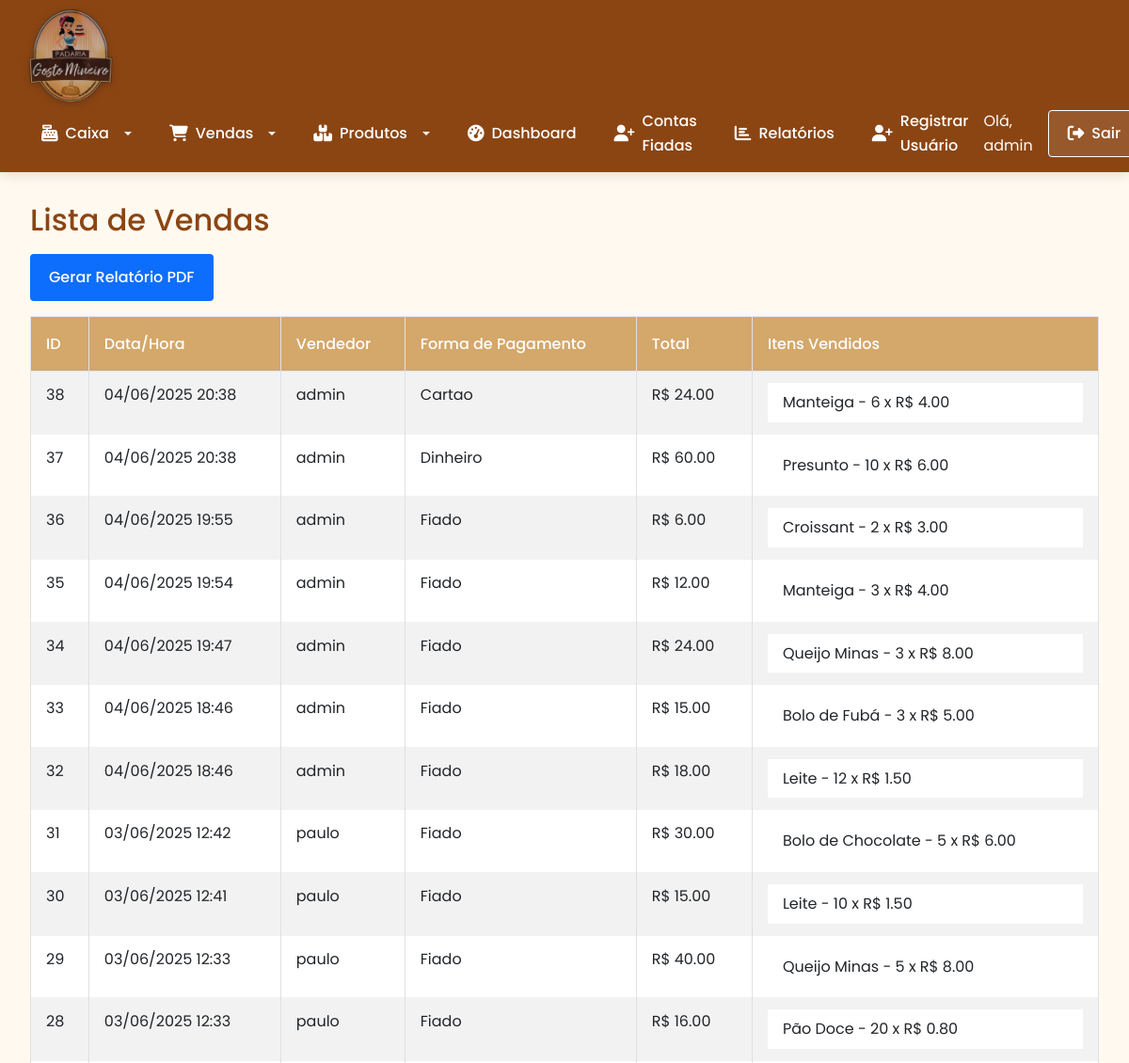
Before: /listar_vendas (signed in, upper part) with the older database file.
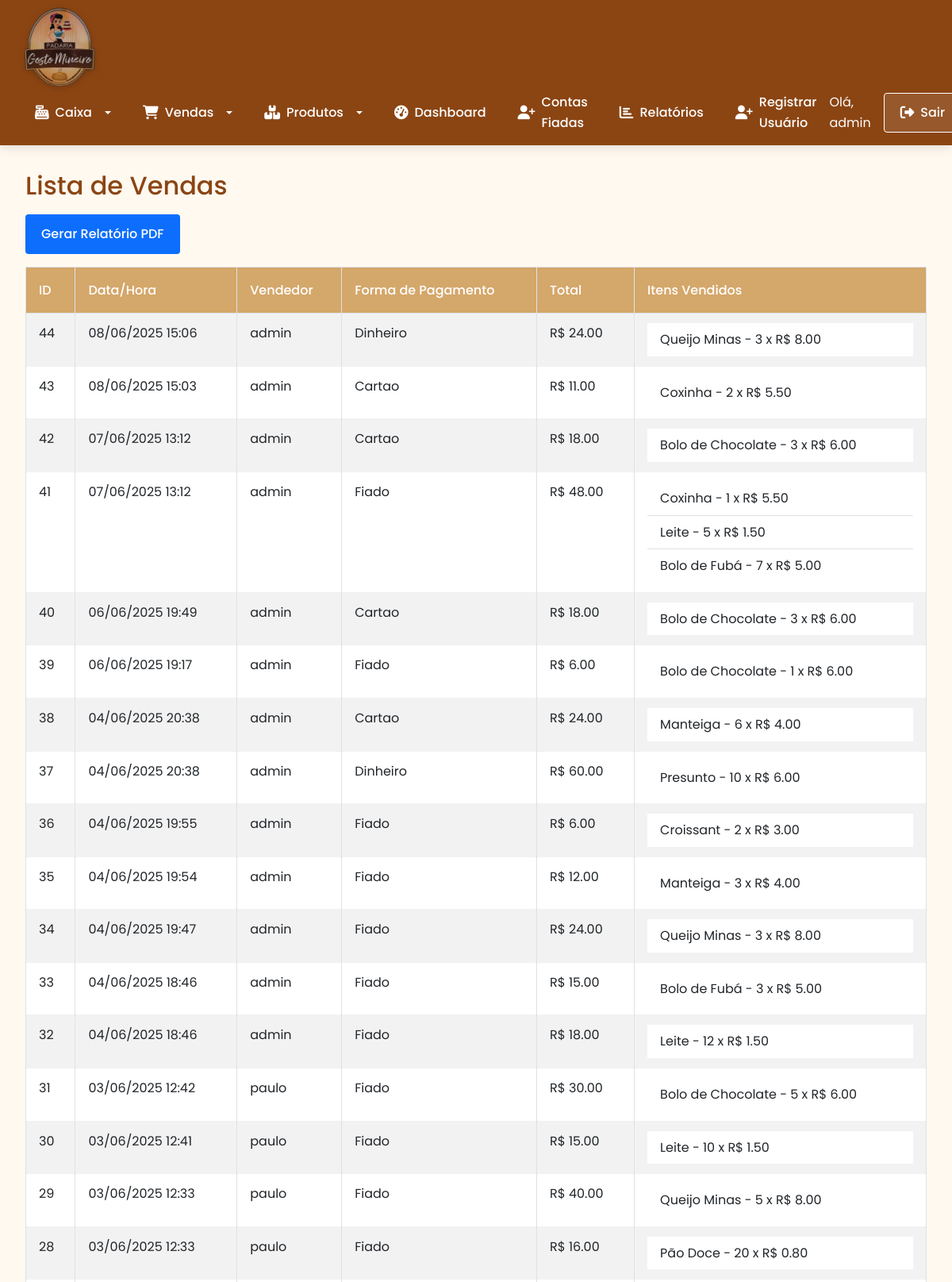
After: the same page with the newer database file.
### tables this page shows
CREATE TABLE vendas (
    id INTEGER PRIMARY KEY AUTOINCREMENT,
    data_hora TEXT NOT NULL,
    usuario_id INTEGER NOT NULL,
    valor_total REAL NOT NULL,
    forma_pagamento TEXT NOT NULL,
    FOREIGN KEY(usuario_id) REFERENCES usuarios(id)
);

CREATE TABLE usuarios (
    id INTEGER PRIMARY KEY AUTOINCREMENT,
    nome TEXT NOT NULL,
    senha TEXT NOT NULL,
    tipo TEXT DEFAULT 'usuario' -- adm ou usuario
);

CREATE TABLE itens_venda (
    id INTEGER PRIMARY KEY AUTOINCREMENT,
    venda_id INTEGER NOT NULL,
    item_id INTEGER NOT NULL,
    quantidade INTEGER NOT NULL,
    valor_unitario REAL NOT NULL,
    FOREIGN KEY(venda_id) REFERENCES vendas(id),
    FOREIGN KEY(item_id) REFERENCES itens(id)
);

CREATE TABLE itens (
    id INTEGER PRIMARY KEY AUTOINCREMENT,
    nome TEXT NOT NULL,
    quantidade INTEGER NOT NULL,
    categoria TEXT NOT NULL,
    custo REAL NOT NULL,
    venda REAL NOT NULL
);

### app.py (the view)
@app.route('/listar_vendas')
@login_required
def listar_vendas():
    db = get_db()
    vendas = db.execute('''
        SELECT v.id, u.nome, v.data_hora, v.valor_total, v.forma_pagamento
        FROM vendas v JOIN usuarios u ON v.usuario_id = u.id
        ORDER BY v.data_hora DESC
    ''').fetchall()
    vendas_com_itens = []
    for venda in vendas:
        itens_venda = db.execute('''
            SELECT i.nome, iv.quantidade, iv.valor_unitario
            FROM itens_venda iv
            JOIN itens i ON iv.item_id = i.id
            WHERE iv.venda_id = ?
        ''', (venda[0],)).fetchall()
        itens_lista = [{"nome": item[0], "qtd": item[1], "valor": item[2]} for item in itens_venda]
        total_venda = sum(item["qtd"]*item["valor"] for item in itens_lista)
        vendas_com_itens.append({
            "id": venda[0],
            "usuario": venda[1],
            "data_hora":venda[2],
            "valor_total": venda[3],
            "forma_pagamento": venda[4],
            "itens": itens_lista,
            "total_calculado": total_venda
        })
    return render_template('listar_vendas.html', vendas=vendas_com_itens)

### app.py (called while the page is built)
@app.template_filter('formatar_data')
def formatar_data(data_hora):
    try:
        dt = datetime.strptime(data_hora, '%Y-%m-%d %H:%M:%S')  # Se for com hora
        return dt.strftime('%d/%m/%Y %H:%M')
    except Exception as e:
        return data_hora  # Retorna original caso falhe

@app.before_request
def make_session_permanent():
    session.permanent = True  # Ativa expiração da sessão

@login_manager.user_loader
def load_user(user_id):
    db = get_db()
    cur = db.execute('SELECT * FROM usuarios WHERE id = ?', (user_id,))
    user = cur.fetchone()
    if user:
        return User(user[0], user[1], user[3])
    return None

### database.py (called while the page is built)
def get_db():
    db = getattr(g, '_database', None)
    if db is None:
        db = g._databse = sqlite3.connect(DATABASE)
        db.row_factory = sqlite3.Row
    return db

def close_connection(exception):
    db = getattr(g, '_database', None)
    if db is not None:
        db.close()

### templates/listar_vendas.html (shortened to what this page needs)
{% extends "base.html" %}
{% block content %}
<h2>Lista de Vendas</h2>
<a href="{{ url_for('gerar_relatorio', tipo='vendas') }}" class="btn btn-primary mb-3">Gerar Relatório PDF</a>
{% if vendas %}
    <table class="table table-bordered table-striped">
        <thead>
            <tr>
                <th>ID</th>
                <th>Data/Hora</th>
                <th>Vendedor</th>
                <th>Forma de Pagamento</th>
                <th>Total</th>
                <th>Itens Vendidos</th>
            </tr>
        </thead>
        <tbody>
            {% for venda in vendas %}
                <tr>
                    <td>{{ venda.id }}</td>
                    <td>{{ venda.data_hora |formatar_data}}</td>
                    <td>{{ venda.usuario }}</td>
                    <td>{{ venda.forma_pagamento|title }}</td>
                    <td>R$ {{ "%.2f"|format(venda.valor_total) }}</td>
                    <td>
                        {% if venda.itens %}
                            <ul class="list-group list-group-flush">
                                {% for item in venda.itens %}
                                    <li class="list-group-item">
                                        {{ item.nome }} - {{ item.qtd }} x R$ {{ "%.2f"|format(item.valor) }}
                                    </li>
                                {% endfor %}
                            </ul>
                        {% else %}
                            <em>Nenhum item vendido</em>
                        {% endif %}
                    </td>
                </tr>
            {% endfor %}
        </tbody>
    </table>
{% else %}
    <div class="alert alert-info">Nenhuma venda registrada ainda.</div>
{% endif %}
{% endblock %}

Changed rows visible on the page:
added vendas: id "44", data_hora "08/06/2025 15:06", usuario "admin", forma_pagamento "Dinheiro", valor_total "24.00"
added itens_venda: nome "Queijo Minas", qtd "3", valor "8.00", shown under "44"
added vendas: id "43", data_hora "08/06/2025 15:03", usuario "admin", forma_pagamento "Cartao", valor_total "11.00"
added itens_venda: nome "Coxinha", qtd "2", valor "5.50", shown under "43"
added vendas: id "42", data_hora "07/06/2025 13:12", usuario "admin", forma_pagamento "Cartao", valor_total "18.00"
added itens_venda: nome "Bolo de Chocolate", qtd "3", valor "6.00", shown under "42"
added vendas: id "41", data_hora "07/06/2025 13:12", usuario "admin", forma_pagamento "Fiado", valor_total "48.00"
added itens_venda: nome "Coxinha", qtd "1", valor "5.50", shown under "41"
added itens_venda: nome "Leite", qtd "5", valor "1.50", shown under "41"
added itens_venda: nome "Bolo de Fubá", qtd "7", valor "5.00", shown under "41"
added vendas: id "40", data_hora "06/06/2025 19:49", usuario "admin", forma_pagamento "Cartao", valor_total "18.00"
added itens_venda: nome "Bolo de Chocolate", qtd "3", valor "6.00", shown under "40"
added vendas: id "39", data_hora "06/06/2025 19:17", usuario "admin", forma_pagamento "Fiado", valor_total "6.00"
added itens_venda: nome "Bolo de Chocolate", qtd "1", valor "6.00", shown under "39"
